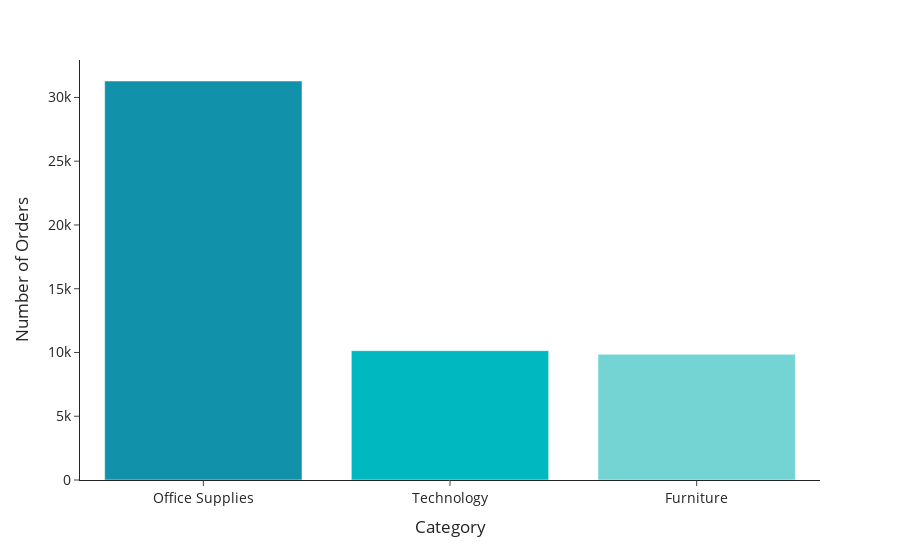

Source (notebook cell):
### Markdown cell above
##### Category

### Code cell
fig = px.bar(x = orders['Category'].value_counts().index, y = orders['Category'].value_counts(),
             color = orders['Category'].value_counts().index,
             template = 'simple_white', color_discrete_sequence = colors)

#Set Title and x/y axis labels
fig.update_layout(
    xaxis_title="Category",
    yaxis_title="Number of Orders",
    showlegend = False,
    font = dict(
            size = 14
            ),    
    title={
        #'text': "Frequency of Orders by Category",
        'y':0.95,
        'x':0.5
        }
    )

fig.show()

### Figure 1 — Plotly figure (JSON) as saved in the notebook; plotly's stock layout.template omitted (floating-point values rounded to 4 significant figures)
{"data": [{"alignmentgroup": "True", "hovertemplate": "color=Office Supplies<br>x=%{x}<br>y=%{y}<extra></extra>", "legendgroup": "Office Supplies", "marker": {"color": "#1192AA", "pattern": {"shape": ""}}, "name": "Office Supplies", "offsetgroup": "Office Supplies", "orientation": "v", "showlegend": true, "textposition": "auto", "type": "bar", "x": ["Office Supplies"], "xaxis": "x", "y": [31289], "yaxis": "y"}, {"alignmentgroup": "True", "hovertemplate": "color=Technology<br>x=%{x}<br>y=%{y}<extra></extra>", "legendgroup": "Technology", "marker": {"color": "#00B8C0", "pattern": {"shape": ""}}, "name": "Technology", "offsetgroup": "Technology", "orientation": "v", "showlegend": true, "textposition": "auto", "type": "bar", "x": ["Technology"], "xaxis": "x", "y": [10141], "yaxis": "y"}, {"alignmentgroup": "True", "hovertemplate": "color=Furniture<br>x=%{x}<br>y=%{y}<extra></extra>", "legendgroup": "Furniture", "marker": {"color": "#73D4D3", "pattern": {"shape": ""}}, "name": "Furniture", "offsetgroup": "Furniture", "orientation": "v", "showlegend": true, "textposition": "auto", "type": "bar", "x": ["Furniture"], "xaxis": "x", "y": [9860], "yaxis": "y"}], "layout": {"barmode": "relative", "font": {"size": 14}, "legend": {"title": {"text": "color"}, "tracegroupgap": 0}, "margin": {"t": 60}, "showlegend": false, "title": {"x": 0.5, "y": 0.95}, "xaxis": {"anchor": "y", "domain": [0, 1], "title": {"text": "Category"}}, "yaxis": {"anchor": "x", "domain": [0, 1], "title": {"text": "Number of Orders"}}}}
